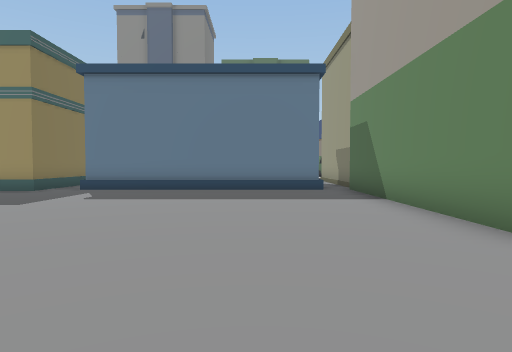
View 1 (above)

24 first-person views from a walk through a 3-D level made in the Unity game engine. The camera is 1.4 m above the floor, tilts 2° down and sees 75° across. The floor is counted in squares, 2 m on a side. Each view is taken from the middle of a square. On the plan, view 1 faces up. The plan holds only what a view shows up to about 10 squares ahead; the rest is blank. The place goes on beyond the plan.

View 2
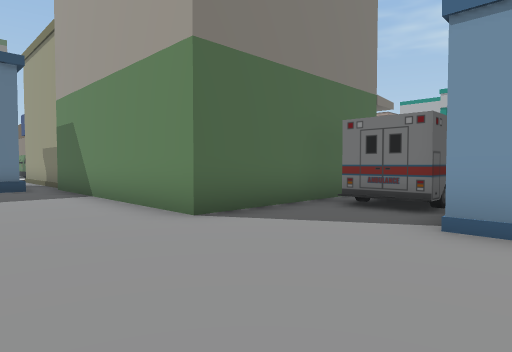

View 3
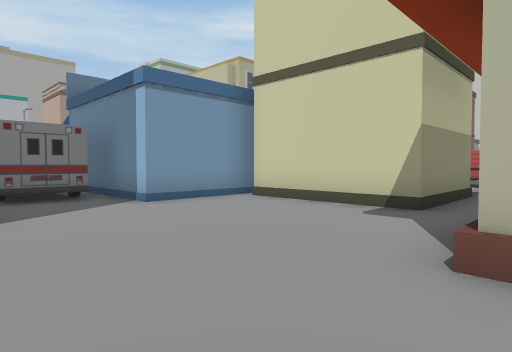

View 4
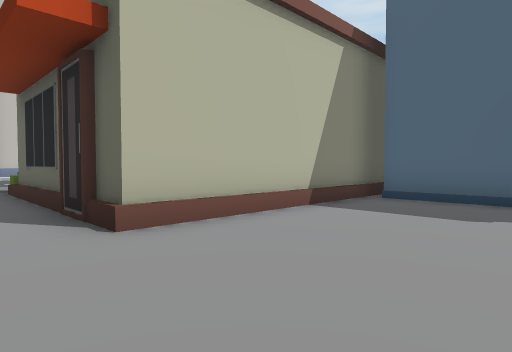

View 5
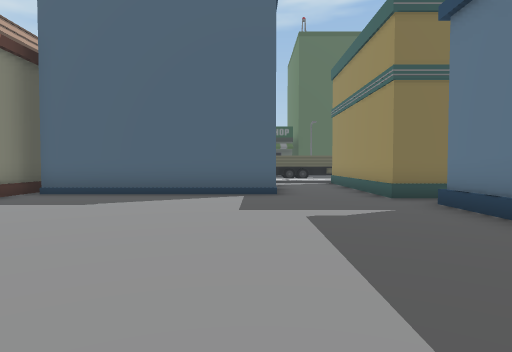

View 6
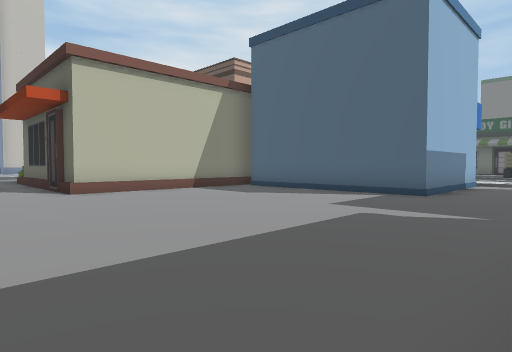

View 7
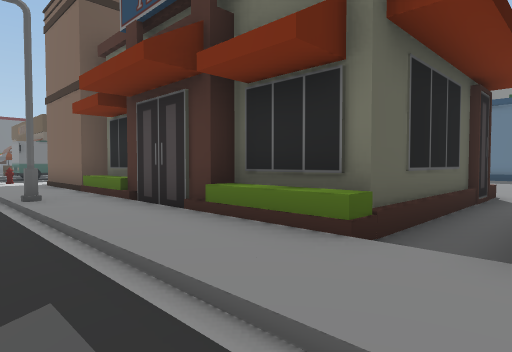

View 8
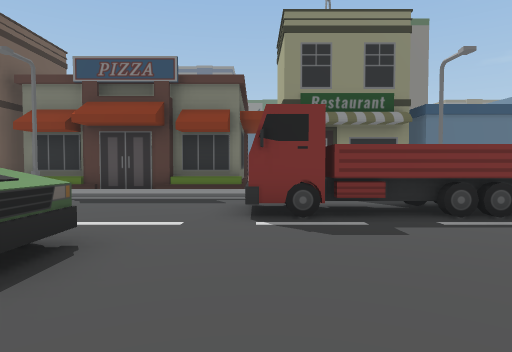

View 9
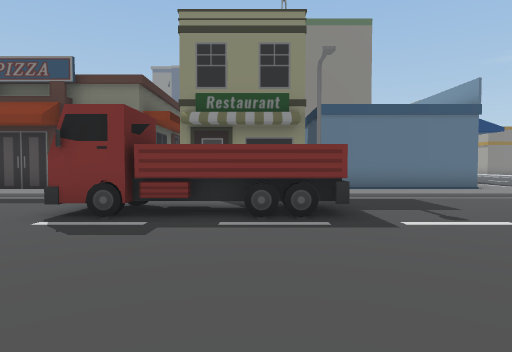

View 10
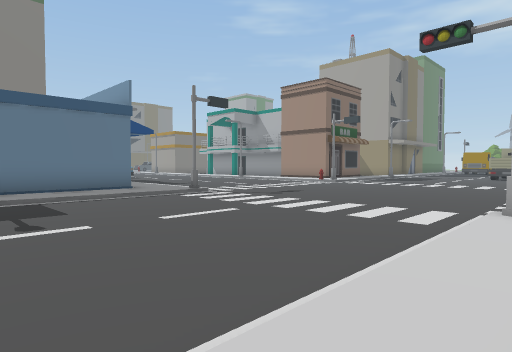

View 11
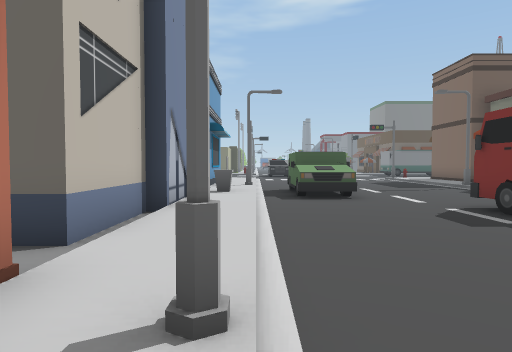

View 12
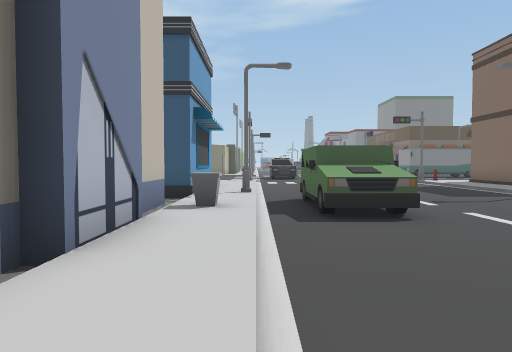

View 13
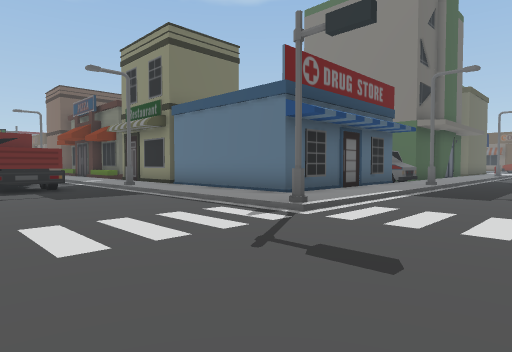

View 14
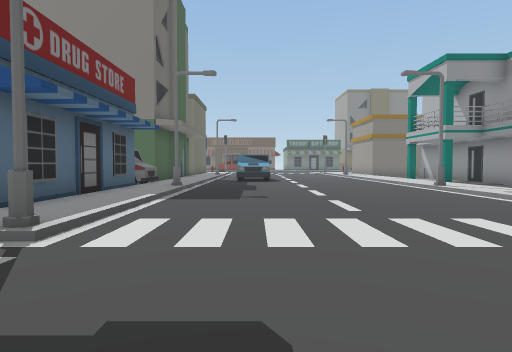

View 15
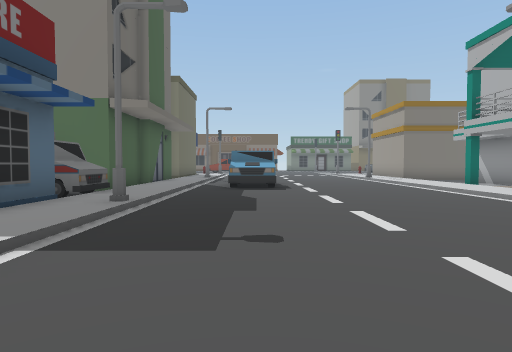

View 16
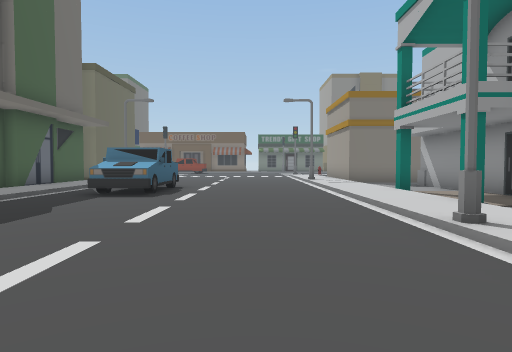

View 17
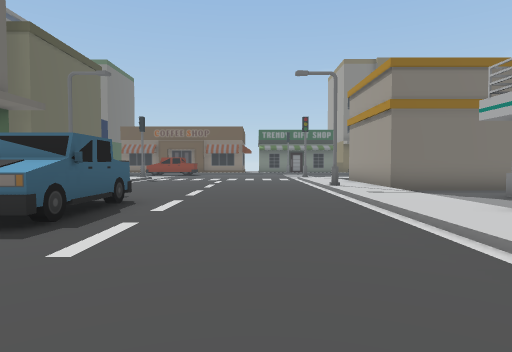

View 18
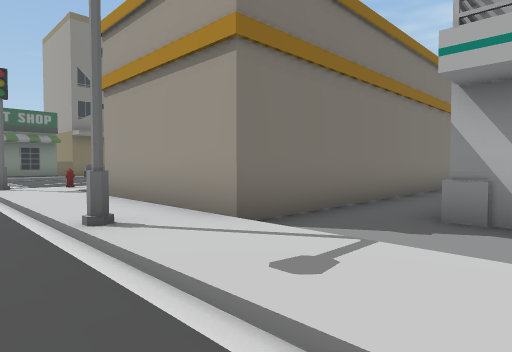

View 19
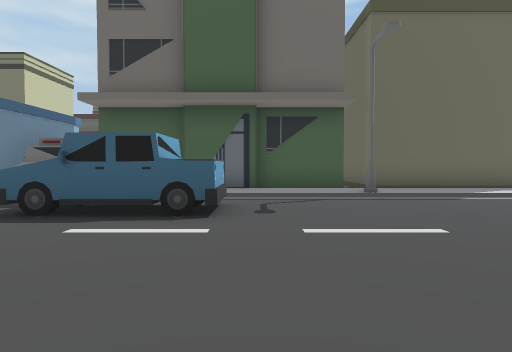

View 20
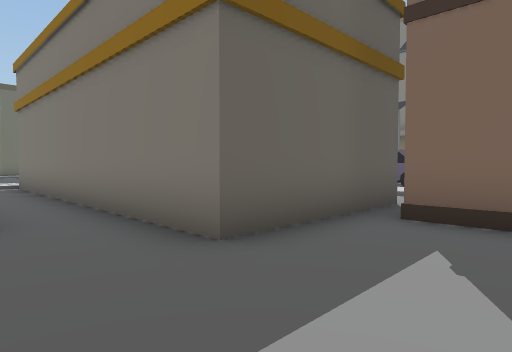

View 21
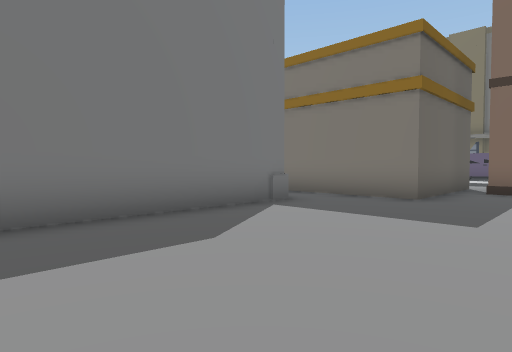

View 22
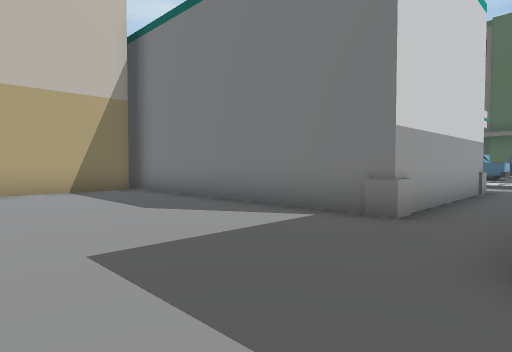

View 23
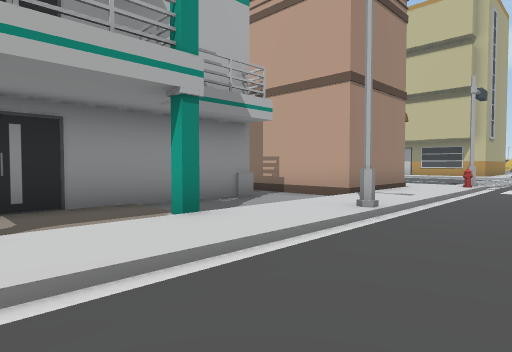

View 24
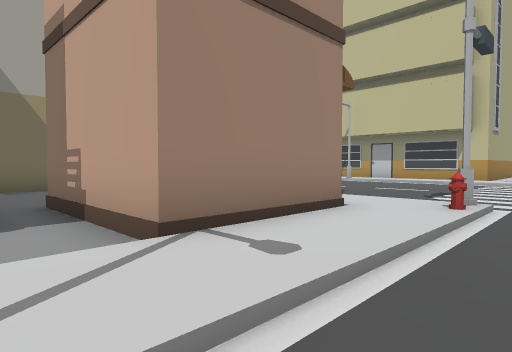

### Floor plan
Key: @ floor where view 1 was taken; # wall or solid block; . main floor; : floor 0.25 m higher than the main floor; / step, stairs or slope; O other object.
Columns run from 9 left of view 1 to 30 right of it. Each row starts with its distance up from view 1.
 12                  #:/.     /:O       O.#
 11                  #:/..    /:O       O...
 10    #/OOOOOOO#   ##:/....../:O       O...
  9 ####////////O    O:O......O:OOOOOOOOO...
  8 ............O    O:/....../:............
  7 ............O    O:/....../:..#####.....
  6 OOO.........O    O:/OO..../:..#   #.....
  5   O.........O    O:/ O..../:..#   #.....
  4   O.........O    O:/OO..../:#.#   #.....
  3   O.........OOOOOO:/....../:..#   #.....
  2   #...........OOOO:/....../:#.#   #.....
  1   O...........OOOO:/....../:..#   #....
  0  OOOOOOO.@...#####:/....../:..#    OOOO
 -1        O.....#   #:O......O:..#    O
 -2        O.....#   #:/....../:.......O
 -3        O.OOOO#   #:/....../:####...O
 -4        O.O   #   #:/....../:#
 -5 #OOOOOOO.OOOO#####:/....../:#
 -6 ::::::::::   ::::::/......O::
 -7 ///O//////  /O/////#..... ///
 -8  .......................  ....
 -9  ....... O OO..........   .....
-10   ......OOOOO..........   .....
-11     ....................  ....
-12      OO..................  ..
-13  ...OOO..................
-14  //O/////////O//////....
-15  ::::O::::::::::::
-16  ###.OOOOOOO#

Where each view was taken, in squares from view 1:
view 1: 0 up, 0 right, facing up
view 2: 1 down, 0 right, facing up-right
view 3: 3 up, 2 left, facing down-right
view 4: 4 up, 0 right, facing down-left
view 5: 6 up, 1 right, facing left
view 6: 9 up, 1 right, facing down-left
view 7: 8 down, 0 right, facing up-left
view 8: 15 down, 1 left, facing up
view 9: 15 down, 2 right, facing up
view 10: 15 down, 4 right, facing up-right
view 11: 14 down, 5 right, facing left
view 12: 14 down, 2 right, facing left
view 13: 11 down, 13 right, facing up-left
view 14: 10 down, 12 right, facing up
view 15: 6 down, 12 right, facing up
view 16: 4 down, 15 right, facing up
view 17: 0 up, 15 right, facing up
view 18: 6 up, 16 right, facing up-right
view 19: 7 up, 17 right, facing left
view 20: 7 up, 30 right, facing up-left
view 21: 2 up, 30 right, facing up-left
view 22: 9 up, 30 right, facing down-left
view 23: 4 up, 15 right, facing down-right
view 24: 1 down, 16 right, facing down-right
